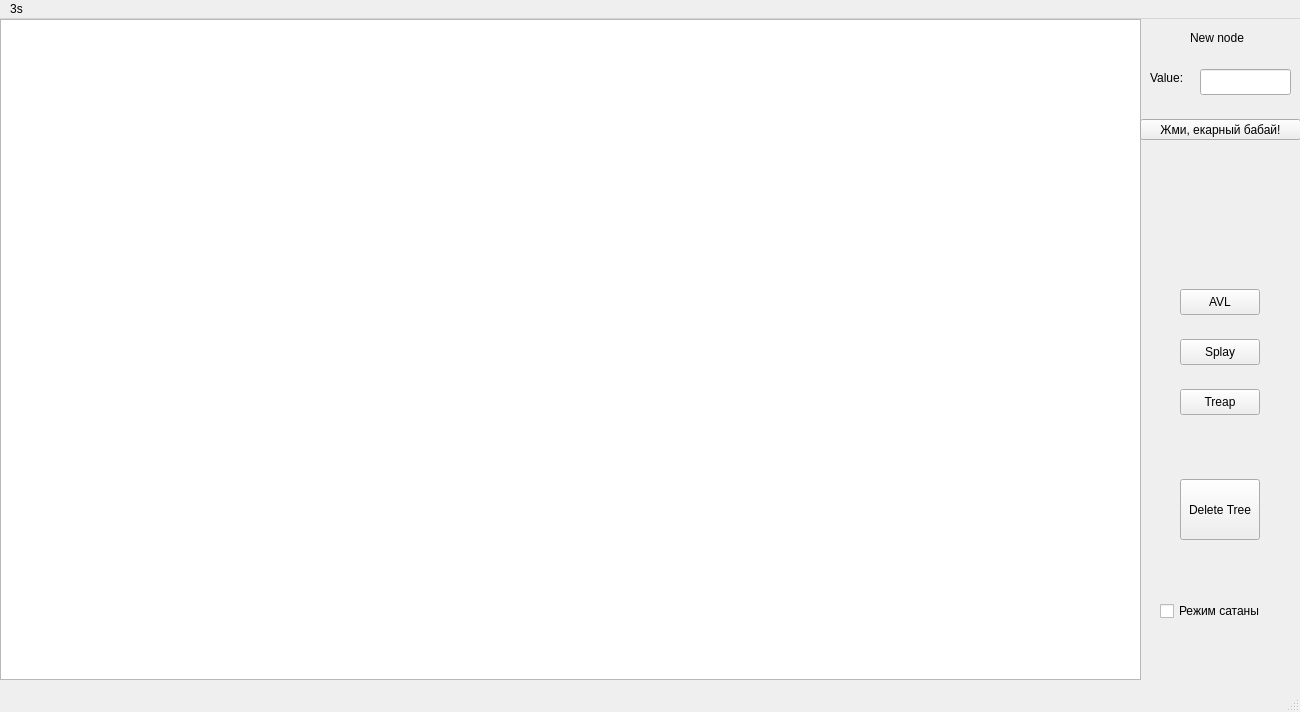
<?xml version="1.0" encoding="UTF-8"?>
<ui version="4.0">
 <class>MainWindow</class>
 <widget class="QMainWindow" name="MainWindow">
  <property name="geometry">
   <rect>
    <x>0</x>
    <y>0</y>
    <width>1300</width>
    <height>712</height>
   </rect>
  </property>
  <property name="windowTitle">
   <string>MainWindow</string>
  </property>
  <widget class="QWidget" name="centralwidget">
   <widget class="QGraphicsView" name="graphicsView">
    <property name="geometry">
     <rect>
      <x>0</x>
      <y>0</y>
      <width>1141</width>
      <height>661</height>
     </rect>
    </property>
   </widget>
   <widget class="QPushButton" name="AVLButton">
    <property name="geometry">
     <rect>
      <x>1180</x>
      <y>270</y>
      <width>80</width>
      <height>26</height>
     </rect>
    </property>
    <property name="text">
     <string>AVL</string>
    </property>
   </widget>
   <widget class="QPushButton" name="SplayButton">
    <property name="geometry">
     <rect>
      <x>1180</x>
      <y>320</y>
      <width>80</width>
      <height>26</height>
     </rect>
    </property>
    <property name="text">
     <string>Splay</string>
    </property>
   </widget>
   <widget class="QPushButton" name="TreapButton">
    <property name="geometry">
     <rect>
      <x>1180</x>
      <y>370</y>
      <width>80</width>
      <height>26</height>
     </rect>
    </property>
    <property name="text">
     <string>Treap</string>
    </property>
   </widget>
   <widget class="QLabel" name="label">
    <property name="geometry">
     <rect>
      <x>1190</x>
      <y>10</y>
      <width>71</width>
      <height>18</height>
     </rect>
    </property>
    <property name="text">
     <string>New node</string>
    </property>
   </widget>
   <widget class="QLineEdit" name="lineEdit">
    <property name="geometry">
     <rect>
      <x>1200</x>
      <y>50</y>
      <width>91</width>
      <height>26</height>
     </rect>
    </property>
   </widget>
   <widget class="QLabel" name="label_2">
    <property name="geometry">
     <rect>
      <x>1150</x>
      <y>50</y>
      <width>41</width>
      <height>18</height>
     </rect>
    </property>
    <property name="text">
     <string>Value:</string>
    </property>
   </widget>
   <widget class="QPushButton" name="NewNode">
    <property name="geometry">
     <rect>
      <x>1140</x>
      <y>100</y>
      <width>161</width>
      <height>21</height>
     </rect>
    </property>
    <property name="text">
     <string>Жми, екарный бабай!</string>
    </property>
   </widget>
   <widget class="QCheckBox" name="checkBox">
    <property name="geometry">
     <rect>
      <x>1160</x>
      <y>580</y>
      <width>121</width>
      <height>24</height>
     </rect>
    </property>
    <property name="text">
     <string>Режим сатаны</string>
    </property>
   </widget>
   <widget class="QPushButton" name="DeleteTree">
    <property name="geometry">
     <rect>
      <x>1180</x>
      <y>460</y>
      <width>80</width>
      <height>61</height>
     </rect>
    </property>
    <property name="text">
     <string>Delete Tree</string>
    </property>
   </widget>
  </widget>
  <widget class="QMenuBar" name="menubar">
   <property name="geometry">
    <rect>
     <x>0</x>
     <y>0</y>
     <width>1300</width>
     <height>23</height>
    </rect>
   </property>
   <widget class="QMenu" name="menu3s">
    <property name="title">
     <string>3s</string>
    </property>
   </widget>
   <addaction name="menu3s"/>
  </widget>
  <widget class="QStatusBar" name="statusbar"/>
 </widget>
 <resources/>
 <connections/>
</ui>
